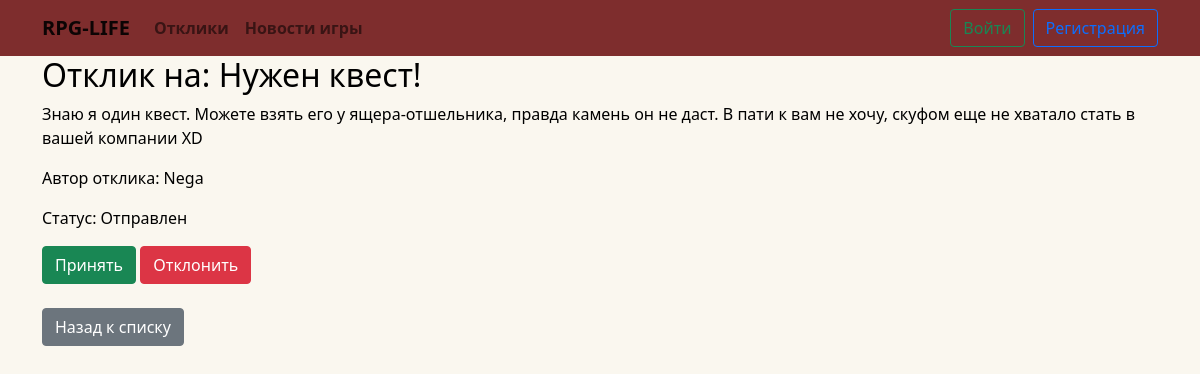
The page /responses/26/ on the database its author committed.
### app/models.py (models this page shows, shortened)
class UserResponse(models.Model):
    author = models.ForeignKey(User, on_delete=models.CASCADE)
    post = models.ForeignKey(Post, on_delete=models.CASCADE)
    text = models.TextField(max_length=1024)
    STATUS_CHOICES = [
        ('pending', 'Отправлен'),
        ('accepted', 'Принят'),
        ('rejected', 'Отказ')
    ]
    status = models.CharField(max_length=12, choices=STATUS_CHOICES, default='pending')
    created_at = models.DateTimeField(auto_now_add=True)

class Post(models.Model):
    TYPE = (
        ('tank', 'Танки'),
        ('healer', 'Хилы'),
        ('dd', 'ДД'),
        ('trader', 'Торговцы'),
        ('guildmaster', 'Гилдмастеры'),
        ('quest', 'Квестгиверы'),
        ('blacksmith', 'Кузнецы'),
        ('tanner', 'Кожевники'),
        ('potion', 'Зельевары'),
        ('wizard', 'Мастера заклинаний'),
    )
    title = models.CharField(max_length=48)
    author = models.ForeignKey(Author, on_delete=models.CASCADE, related_name='posts')
    content = CKEditor5Field('Описание', config_name='default')
    created_at = models.DateTimeField(auto_now_add=True)
    category = models.CharField(max_length=16, choices=TYPE, default='quest')

class User(AbstractUser):
    code = models.CharField(max_length=20, blank=True, null=True)

### app/views.py (the view, shortened to what this page needs)
class ResponseDetail(DetailView):
    model = UserResponse
    template_name = 'response.html'
    context_object_name = 'response'

### templates/response.html (shortened to what this page needs)
{% extends 'flatpages/default.html' %}
{% block content %}
    <h2>Отклик на: {{ response.post.title }}</h2>
    <p>{{ response.text }}</p>
    <p>Автор отклика: {{ response.author.username }}</p>
    <p>Статус: {{ response.get_status_display }}</p>
    <form method="post">
            {% if request.user != response.author and response.status == 'pending'%}
                <button type="submit" name="accept" class="btn btn-success">Принять</button>
                <button type="submit" name="reject" class="btn btn-danger">Отклонить</button>
            {% elif response.status == 'rejected' %}
                <a href="{% url 'response-delete' response.pk %}" class="btn btn-danger">Удалить</a>
            {% endif %}
    </form>
    <br><button onclick="history.back()" class="btn btn-secondary">Назад к списку</button>
{% endblock %}

### templates/flatpages/default.html (style rules this page uses)
body { background-color: #faf7ef; color: #000000; }

### rows shown on the page
UserResponse: post "Нужен квест!", text "Знаю я один квест. Можете взять его у ящера-отшельника, правда камень он не даст. В пати к вам не хочу, скуфом еще не хватало стать в вашей компании XD", author.username "Nega", status "Отправлен"
